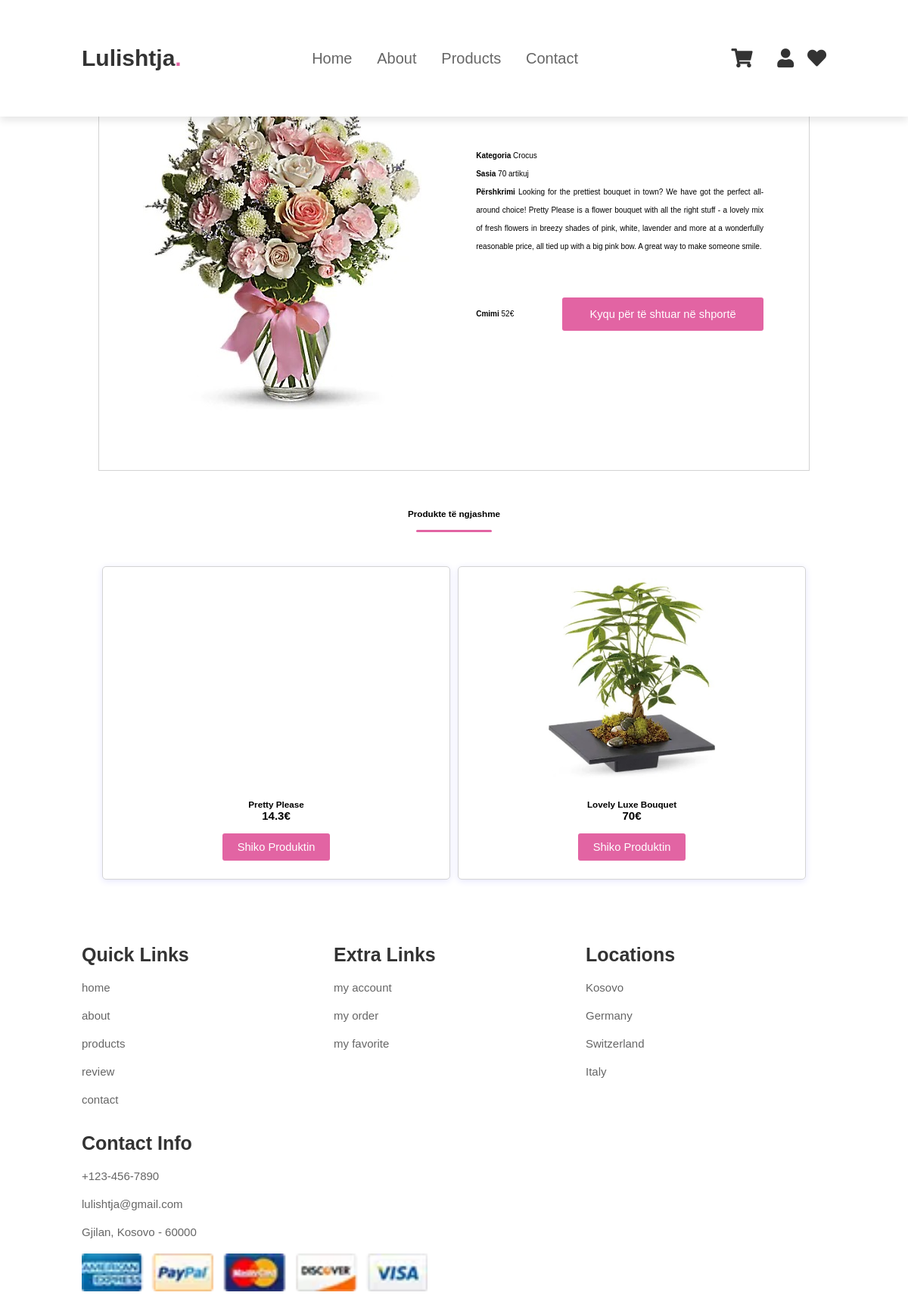
Page /views/view-product.php?pid=36 on the committed database.
### tables this page shows
CREATE TABLE `products` (
  `id` int(11) NOT NULL,
  `emri` varchar(255) NOT NULL,
  `cmimi` float NOT NULL,
  `pershkrimi` text NOT NULL,
  `sasia` int(11) NOT NULL,
  `kategoria` varchar(255) DEFAULT NULL,
  `image` varchar(255) NOT NULL,
  `admin_id` int(11) NOT NULL,
  `prodhuesi` varchar(255) DEFAULT NULL,
  `is_promoted` smallint(1) NOT NULL DEFAULT 0
);

### logic/Database.php (called while the page is built, shortened)
<?php
class DatabaseConfig {
    private $connection;
    private $host = "localhost";
    private $dbname = "lulishtja";
    protected function getConnection(){
        return $this->connection;
    }
    private function createConnection(){
        try {
            $this->connection = new PDO("mysql:host=$this->host;dbname=$this->dbname", "root", "");
        } catch (PDOException $e) {
            print "Error!: " . $e->getMessage() . "<br/>";
            die();
        }
    }
}

### logic/ProductMapper.php (called while the page is built, shortened)
<?php
require_once "Database.php";
class ProductMapper extends DatabaseConfig {
    private $connection;
    public function __construct(){
        $this->connection = $this->getConnection();
    }
    public function getProductsByCategory($kategoria, $id){
        $this->query = "select * from (select * from products where kategoria=:kategoria and
         id!=:id order by id desc limit 3)var1 order by id asc";
        $statement = $this->connection->prepare($this->query);
        $statement->bindParam(":kategoria", $kategoria);
        $statement->bindParam(":id", $id);
        $statement->execute();
        $result = $statement->fetchAll(PDO::FETCH_ASSOC);
        return $result;
    }
    public function getProductsById($id){
        $this->query = "select * from products where id=:id";
        $statement = $this->connection->prepare($this->query);
        $statement->bindParam(":id", $id);
        $statement->execute();
        $result = $statement->fetch(PDO::FETCH_ASSOC);
        return $result;
    }
}

### views/view-product.php (the view, shortened to what this page needs)
<?php
include_once '../logic/ProductMapper.php';
include '../components/header.php';
if(isset($_GET['pid'])){
    $pmapper = new ProductMapper();
    $pid=$_GET['pid'];
    $product = $pmapper->getProductsById($pid);
    $productsOfSameCategory = $pmapper->getProductsByCategory($product['kategoria'], $product['id']);
}?>
<main id="main">
    <div class="wrapper">
        <div class="view-product">
            <div class="view-product-image">
                <img src="<?= $product['image']?>" alt="">
            </div>
            <div class="product-info">
                <div>
                    <p><?= $product['prodhuesi']?></p>
                    <h1><?= $product['emri']?></h1>
                </div>
                <div>
                    <p><b>Kategoria </b><?= $product['kategoria']?></p>
                    <p><b>Sasia </b><?= $product['sasia']?> artikuj</p>
                    <p><b>Përshkrimi </b><?= $product['pershkrimi']?></p>
                </div>
                <div>
                    <p><b>Cmimi </b><?= $product['cmimi']?>&euro;</p>
                    <?php
                    if(isset($_SESSION['is_logged_in']) == 1){
                        $isInCart = false;
                        for($i = 0; $i < count($cartProducts); $i = $i + 1){
                            if($product['id'] == $cartProducts[$i]['product_id']){
                             $isInCart = true;
                                break;
                            }
                        }
                        if($isInCart){ ?>
                            <p><b>Produkti është në shportë</b></p>
                        <?php } else if($product['sasia'] == 0) { ?>
                            <p id="nostock">Nuk ka stok</p>
                        <?php }
                        else { ?>
                            <a href=" <?php echo "../logic/upload.php?action=add-to-cart&product-id=".$product['id'] ?>">Shto në shportë</a>
                        <?php }
                    }
                    else if($product['sasia'] == 0){ ?>
                        <p id="nostock">Nuk ka stok</p>
                    <?php } else if(!isset($_SESSION['is_logged_in'])) { ?>
                        <a href="llogaria.php" class="button">Kyqu për të shtuar në shportë</a>
                    <?php } else { ?>
                        <a href=" <?php echo "../logic/upload.php?action=add-to-cart&product-id=".$product['id'] ?>">Shto në shportë</a>
                    <?php } ?>
                </div>
            </div>
        </div>
        <?php if(count($productsOfSameCategory) > 1) {?>
            <div class="products-container">
            <div class="section-title">
                    <h3>Produkte të ngjashme</h3>
                    <hr class="divider">
                </div>
                    <div class="products-panel">
                        <?php foreach($productsOfSameCategory as $catProduct){
                            $pid = $catProduct['id']; ?>
                            <div class="square">
                            <div>
                                <a href="<?php echo "view-product.php?pid=$pid" ?>"><img src=<?php echo $catProduct['image']; ?> alt=""></a>
                            </div>
                            <div>
                                <h3><?php echo $catProduct['emri']; ?></h3>
                                <h2><?php echo $catProduct['cmimi']; ?>&euro;</h2>
                                <a class="button" href="<?php echo "view-product.php?pid=$pid" ?>">Shiko Produktin</a>
                            </div>
                        </div>
                        <?php } ?>
                    </div>
                </div>
        <?php } ?>
    </div>
</main>
<?php
include '../components/footer.php'
?>

### css/style.css (style rules this page uses)
:root { --col:#e264a3; }
* { margin:0; padding:0; box-sizing: border-box; font-family: Verdana, Geneva, Tahoma, sans-serif; outline: none; border:none; text-decoration: none; }
html { font-size: 62.5%; scroll-behavior: smooth; scroll-padding-top: 6rem; overflow-x: hidden; }
a { text-decoration: none; }
.button { background-color: #e264a3; color: white; border-radius: 3px; font-size: 11pt; }
.divider { width: 100px; height: 3px; background-color: #e264a3; border: 0; border-radius: 5px; padding: 0; margin: 0; }
.section-title { margin: 40px 0; display: flex; flex-direction: column; align-items: center; }
.section-title h3 { padding-bottom: 15px; }
#main { min-height: 60vh; width:100%; }
.wrapper { margin-right: auto; margin-left: auto; max-width: 960px; padding-right: 10px; padding-left: 10px; }
.view-product { margin: 50px 0; display: flex; flex-direction: row; background-color: white; border: 0.1px solid lightgrey; }
.view-product-image { width: 50%; padding: 15px; margin: 40px 15px; display: flex; justify-content: center; align-items: flex-start; }
.view-product-image img { max-width: 100%; background-color: white; }
.product-info { padding: 15px; padding-right: 60px; width: 50%; line-height: 18pt; }
.product-info div:first-child, .product-info div:nth-child(2), .product-info div:nth-child(3) { margin: 40px 0; }
.product-info div:nth-child(2) { text-align: justify; }
.product-info div:nth-child(3) { display: flex; flex-direction: row; align-items: center; justify-content: space-between; }
.product-info div:nth-child(3) a { background-color: #e264a3; color: white; border-radius: 3px; font-size: 11pt; width:70%; padding: 10px 0; text-align: center; border: none; }
.product-info div:nth-child(3) a { margin: 15px 0; width: 70%; padding: 10px 0; text-align: center; }
.square { background-color: white; flex-basis: 33%; border: 1px solid #d4d4d4; min-height: 300px; display: flex; flex-direction: column; align-items: center; justify-content: space-evenly; }
.square img { width: 45%; }
.products-container { margin: 50px 0; }
.products-panel { display: flex; flex-direction: row; flex-wrap: wrap; justify-content:flex-start; }
.products-panel .square { flex-basis: 24%; border: 1px solid #d4d4d4; min-height: 400px; border-radius: 5px; margin: 5px; box-shadow: 0 2px 10px rgba(0, 0, 255, 0.1); align-items: center; justify-content: space-evenly; flex-grow: 1; }
.products-panel .square div:first-child { height: 70%; display: flex; justify-content: center; align-items: center; padding: 20px 0; }
.products-panel .square div:first-child a { display: flex; justify-content: center; align-items: center; }
.products-panel .square div:first-child img { width: 60%; max-width: 70%; }
.products-panel .square div:nth-child(2) { display: flex; flex-direction: column; justify-content: center; align-items: center; }
.products-panel .square div:nth-child(2) a { padding: 10px 20px; margin: 15px 0; border: none; }
@media (max-width: 1200px) { .products-panel .square { flex-basis: 33%; border: 1px solid #d4d4d4; min-height: 400px; border-radius: 5px; } }

### rows in the picture
products: image (picture), kategoria "Crocus", sasia "70", pershkrimi "Looking for the prettiest bouquet in town? We have got the perfect all-around choice! Pretty Please is a flower bouquet with all the right stuff - a lovely mix of fresh flowers in breezy shades of pink, white, lavender and more at a wonderfully reasonable price, all tied up with a big pink bow. A great way to make someone smile.", cmimi "52"
products: emri "Pretty Please", cmimi "14.3"
products: image (picture), emri "Lovely Luxe Bouquet", cmimi "70"
